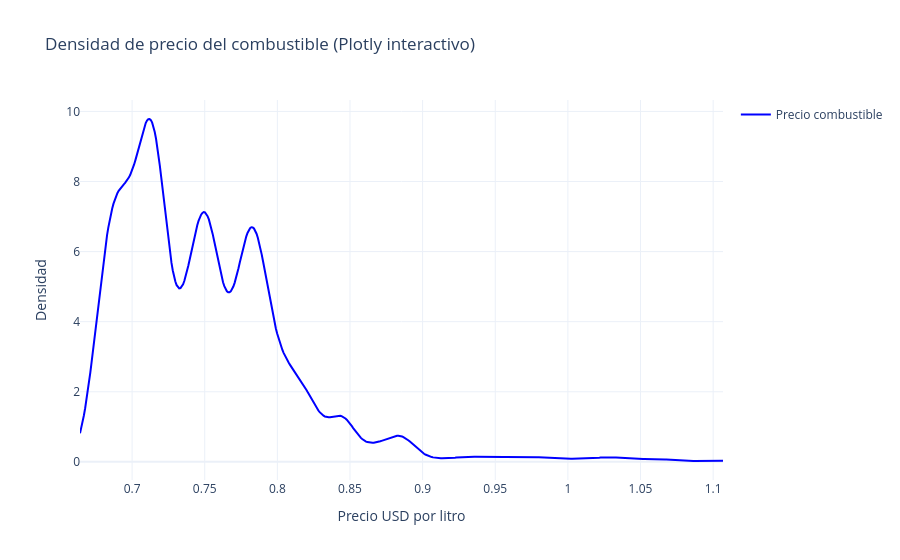

This figure's notebook cell:
### Code cell
import plotly.figure_factory as ff

# Gráfico de densidad interactivo con Plotly
interactive_data = df['fuel_price_usd_per_l'].dropna()
fig = ff.create_distplot([interactive_data], ['Precio combustible'], show_hist=False, show_rug=False)
fig.update_traces(line_color='blue')
fig.update_layout(
    title='Densidad de precio del combustible (Plotly interactivo)',
    xaxis_title='Precio USD por litro',
    yaxis_title='Densidad',
    template='plotly_white'
)
fig.show()

### Figure 1 — Plotly figure (JSON) as saved in the notebook; plotly's stock layout.template omitted (floating-point values rounded to 4 significant figures; data arrays with more than 128 entries replaced by an {"elided": "..."} marker saying what was removed)
{"data": [{"legendgroup": "Precio combustible", "line": {"color": "blue"}, "marker": {"color": "rgb(31, 119, 180)"}, "mode": "lines", "name": "Precio combustible", "showlegend": true, "type": "scatter", "x": {"elided": "500 float values"}, "xaxis": "x", "y": {"elided": "500 float values"}, "yaxis": "y"}], "layout": {"barmode": "overlay", "hovermode": "closest", "legend": {"traceorder": "reversed"}, "title": {"text": "Densidad de precio del combustible (Plotly interactivo)"}, "xaxis": {"anchor": "y2", "domain": [0, 1], "title": {"text": "Precio USD por litro"}, "zeroline": false}, "yaxis": {"anchor": "free", "domain": [0, 1], "position": 0, "title": {"text": "Densidad"}}}}
